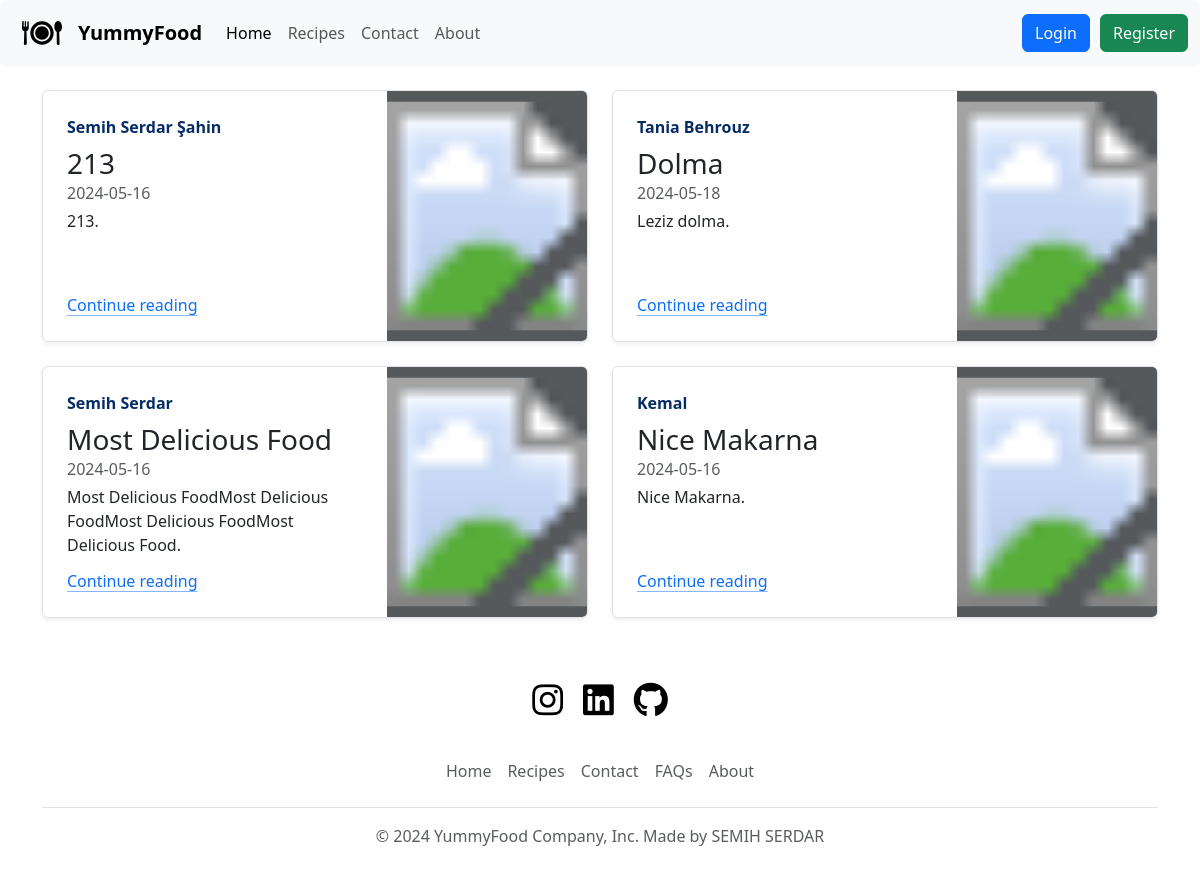
Page /recipes on the committed database.
### database.py (models this page shows)
class FoodPost(db.Model):
    __tablename__="posts"
    id: Mapped[int] = mapped_column(Integer, primary_key=True)
    author_id: Mapped[int] = mapped_column(Integer, db.ForeignKey("users.id"))
    author=relationship("User",back_populates="posts")
    title : Mapped[str] = mapped_column(String, nullable=False)
    subtitle: Mapped[str] = mapped_column(String, nullable=True)
    date: Mapped[str] = mapped_column(String(250), nullable=False)
    body: Mapped[str] = mapped_column(Text, nullable=False)
    img_url: Mapped[str] = mapped_column(String(250), nullable=False)
    comments=relationship("Comment",back_populates="post")

class User(db.Model,UserMixin):
    __tablename__='users'
    id:Mapped[int]=mapped_column(Integer,primary_key=True)
    name: Mapped[str] = mapped_column(String(100), nullable=False)
    email: Mapped[str] = mapped_column(String(100), nullable=False)
    password: Mapped[str] = mapped_column(String(1000),nullable=False)
    posts=relationship("FoodPost",back_populates="author")
    comments=relationship("Comment",back_populates="author")

### main.py (the view)
@app.route("/recipes")
def blog_page():
    result=db.session.execute(db.select(FoodPost).order_by(FoodPost.title))
    food_data=result.scalars().all()
    return render_template("blog.html",food_data=food_data,year=year)

### templates/blog.html (shortened to what this page needs)
{% extends "base.html"%}
{% block content %}
    <main class="container my-4">
        <div class="row mb-2">
            {% for food in food_data %}
            <div class="col-md-6 food-item">
              <div class="row g-0 border rounded overflow-hidden flex-md-row mb-4 shadow-sm h-md-250 position-relative">
                <div class="col p-4 d-flex flex-column position-static">
                  <strong class="d-inline-block mb-2 text-primary-emphasis">{{food.author.name}}</strong>
                  <h3 class="mb-0">{{food["title"]}}</h3>
                  <div class="mb-1 text-body-secondary">{{food.date}}</div>
                  <p class="card-text mb-auto">{{food["subtitle"]}}.</p>
                  <a href={{url_for('go_post',index=food.id)}} class="icon-link gap-1 icon-link-hover stretched-link">
                    Continue reading
                    <svg class="bi"><use xlink:href="#chevron-right"></use></svg>
                  </a>
                </div>
                <div class="col-auto d-none d-lg-block">
                    <svg width="200" height="250" xmlns="http://www.w3.org/2000/svg" xmlns:xlink="http://www.w3.org/1999/xlink" role="img" aria-label="Placeholder: Thumbnail" preserveAspectRatio="xMidYMid slice" focusable="false">
                      <title>Placeholder</title>
                      <rect width="100%" height="100%" fill="#55595c"></rect>
                      <image href={{food['img_url']}} x="0" y="0" height="250px" width="200px"/>
                    </svg>
                </div>
              </div>
            </div>
            {% endfor %}
        </div>
    </main>
{% endblock %}

### rows in the picture
FoodPost: author.name "Semih Serdar Şahi̇n", title "213", date "2024-05-16", subtitle "213"
FoodPost: author.name "Tania Behrouz", title "Dolma", date "2024-05-18", subtitle "Leziz dolma"
FoodPost: author.name "Semih Serdar", title "Most Delicious Food", date "2024-05-16", subtitle "Most Delicious FoodMost Delicious FoodMost Delicious FoodMost Delicious Food"
FoodPost: author.name "Kemal", title "Nice Makarna", date "2024-05-16", subtitle "Nice Makarna"

### other values in the picture
{{ year }} "2024"
